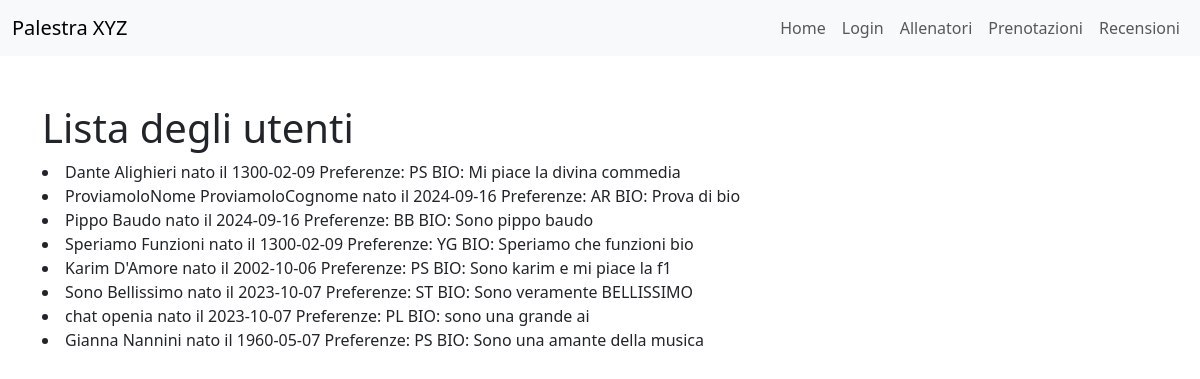
/accounts/utenti/, run on the app's committed database.
### accounts/models.py (models this page shows)
class RegistratoUtente(models.Model):
    user = models.OneToOneField(User, on_delete=models.CASCADE)
    nome = models.CharField(max_length=100)
    cognome = models.CharField(max_length=100)
    data_nascita = models.DateField()
    bio = models.TextField(max_length=500)
    SCELTA_PREFERENZE = [
        ("BB", "BodyBuilding"),
        ("PL", "PowerLifting"),
        ("CL", "Calisthenics"),
        ("ST", "StrongMen"),
        ("YG", "Yoga"),
        ("PS", "Pilates"),
        ("AR", "Aerobico")
    ]
    preferenze = models.CharField(max_length=2, choices=SCELTA_PREFERENZE)
    def __str__(self):
        return self.nome + " " + self.cognome + " nato il " + str(
            self.data_nascita) + "\nPreferenze: " + self.preferenze + "\nBIO: " + self.bio
    class Meta:
        verbose_name_plural = "UtentiRegistrati"

### accounts/views.py (the view)
# urls.py: path('utenti/', ListaUtentiView.as_view(), name='lista_utenti'),
class ListaUtentiView(ListView):
    model = RegistratoUtente
    template_name = "accounts/listautenti.html"

### accounts/templates/accounts/listautenti.html (shortened to what this page needs)
{% extends 'accounts/base.html' %}
{% block content %}
    {% block header1 %}
  <h1>Lista degli utenti</h1>
{% endblock %}
    {% for p in object_list %}
        <li>
            {{ p }}
        </li>
    {% endfor %}
{% endblock %}

### accounts/templates/accounts/base.html (style rules this page uses)
body { padding-top: 56px; }

### data on the page
RegistratoUtente: nome+cognome+data_nascita "Dante Alighieri nato il 1300-02-09 Preferenze: PS BIO: Mi piace la divina commedia"
RegistratoUtente: nome+cognome+data_nascita "ProviamoloNome ProviamoloCognome nato il 2024-09-16 Preferenze: AR BIO: Prova di bio"
RegistratoUtente: nome+cognome+data_nascita "Pippo Baudo nato il 2024-09-16 Preferenze: BB BIO: Sono pippo baudo"
RegistratoUtente: nome+cognome+data_nascita "Speriamo Funzioni nato il 1300-02-09 Preferenze: YG BIO: Speriamo che funzioni bio"
RegistratoUtente: nome+cognome+data_nascita "Karim D'Amore nato il 2002-10-06 Preferenze: PS BIO: Sono karim e mi piace la f1"
RegistratoUtente: nome+cognome+data_nascita "Sono Bellissimo nato il 2023-10-07 Preferenze: ST BIO: Sono veramente BELLISSIMO"
RegistratoUtente: nome+cognome+data_nascita "chat openia nato il 2023-10-07 Preferenze: PL BIO: sono una grande ai"
RegistratoUtente: nome+cognome+data_nascita "Gianna Nannini nato il 1960-05-07 Preferenze: PS BIO: Sono una amante della musica"
